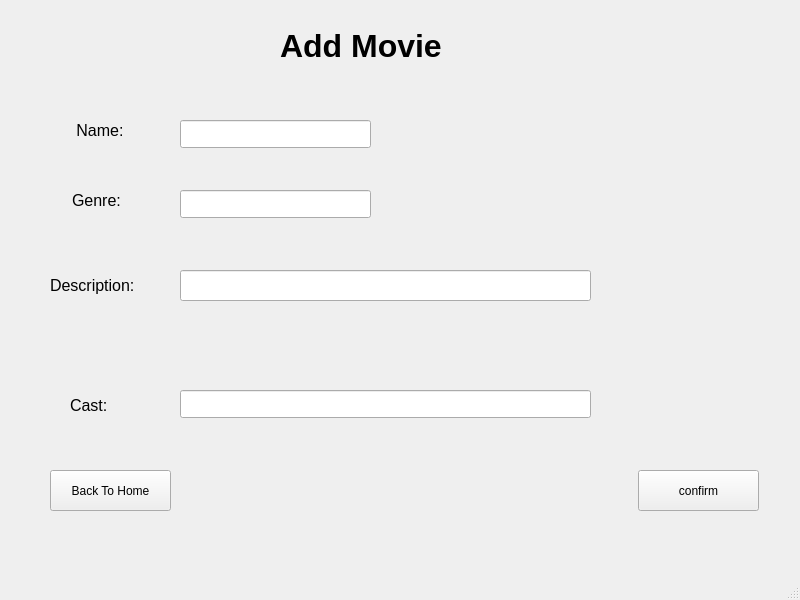
<?xml version="1.0" encoding="UTF-8"?>
<ui version="4.0">
 <class>MainWindow</class>
 <widget class="QMainWindow" name="MainWindow">
  <property name="geometry">
   <rect>
    <x>0</x>
    <y>0</y>
    <width>800</width>
    <height>600</height>
   </rect>
  </property>
  <property name="windowTitle">
   <string>MainWindow</string>
  </property>
  <widget class="QWidget" name="centralwidget">
   <widget class="QPushButton" name="Add">
    <property name="geometry">
     <rect>
      <x>638</x>
      <y>470</y>
      <width>121</width>
      <height>41</height>
     </rect>
    </property>
    <property name="text">
     <string>confirm</string>
    </property>
   </widget>
   <widget class="QPushButton" name="Back">
    <property name="geometry">
     <rect>
      <x>50</x>
      <y>470</y>
      <width>121</width>
      <height>41</height>
     </rect>
    </property>
    <property name="text">
     <string>Back To Home</string>
    </property>
   </widget>
   <widget class="QLineEdit" name="cast">
    <property name="geometry">
     <rect>
      <x>180</x>
      <y>390</y>
      <width>411</width>
      <height>28</height>
     </rect>
    </property>
   </widget>
   <widget class="QLabel" name="label_4">
    <property name="geometry">
     <rect>
      <x>50</x>
      <y>270</y>
      <width>121</width>
      <height>31</height>
     </rect>
    </property>
    <property name="font">
     <font>
      <pointsize>12</pointsize>
     </font>
    </property>
    <property name="text">
     <string>Description:</string>
    </property>
   </widget>
   <widget class="QLabel" name="label_2">
    <property name="geometry">
     <rect>
      <x>72</x>
      <y>120</y>
      <width>101</width>
      <height>20</height>
     </rect>
    </property>
    <property name="font">
     <font>
      <pointsize>12</pointsize>
     </font>
    </property>
    <property name="text">
     <string> Name:</string>
    </property>
   </widget>
   <widget class="QLabel" name="label_3">
    <property name="geometry">
     <rect>
      <x>72</x>
      <y>190</y>
      <width>63</width>
      <height>20</height>
     </rect>
    </property>
    <property name="font">
     <font>
      <pointsize>12</pointsize>
     </font>
    </property>
    <property name="text">
     <string>Genre:</string>
    </property>
   </widget>
   <widget class="QLineEdit" name="genre">
    <property name="geometry">
     <rect>
      <x>180</x>
      <y>190</y>
      <width>191</width>
      <height>28</height>
     </rect>
    </property>
   </widget>
   <widget class="QLineEdit" name="description">
    <property name="geometry">
     <rect>
      <x>180</x>
      <y>270</y>
      <width>411</width>
      <height>31</height>
     </rect>
    </property>
   </widget>
   <widget class="QLabel" name="label">
    <property name="geometry">
     <rect>
      <x>280</x>
      <y>0</y>
      <width>221</width>
      <height>91</height>
     </rect>
    </property>
    <property name="font">
     <font>
      <pointsize>24</pointsize>
      <bold>true</bold>
      <strikeout>false</strikeout>
     </font>
    </property>
    <property name="text">
     <string>Add Movie</string>
    </property>
   </widget>
   <widget class="QLabel" name="label_5">
    <property name="geometry">
     <rect>
      <x>70</x>
      <y>390</y>
      <width>63</width>
      <height>31</height>
     </rect>
    </property>
    <property name="font">
     <font>
      <pointsize>12</pointsize>
     </font>
    </property>
    <property name="text">
     <string>Cast:</string>
    </property>
   </widget>
   <widget class="QLineEdit" name="name">
    <property name="geometry">
     <rect>
      <x>180</x>
      <y>120</y>
      <width>191</width>
      <height>28</height>
     </rect>
    </property>
   </widget>
   <widget class="QLabel" name="label_6">
    <property name="geometry">
     <rect>
      <x>200</x>
      <y>470</y>
      <width>391</width>
      <height>41</height>
     </rect>
    </property>
    <property name="font">
     <font>
      <pointsize>14</pointsize>
     </font>
    </property>
    <property name="text">
     <string/>
    </property>
   </widget>
  </widget>
  <widget class="QMenuBar" name="menubar">
   <property name="geometry">
    <rect>
     <x>0</x>
     <y>0</y>
     <width>800</width>
     <height>25</height>
    </rect>
   </property>
  </widget>
  <widget class="QStatusBar" name="statusbar"/>
 </widget>
 <resources/>
 <connections/>
</ui>
